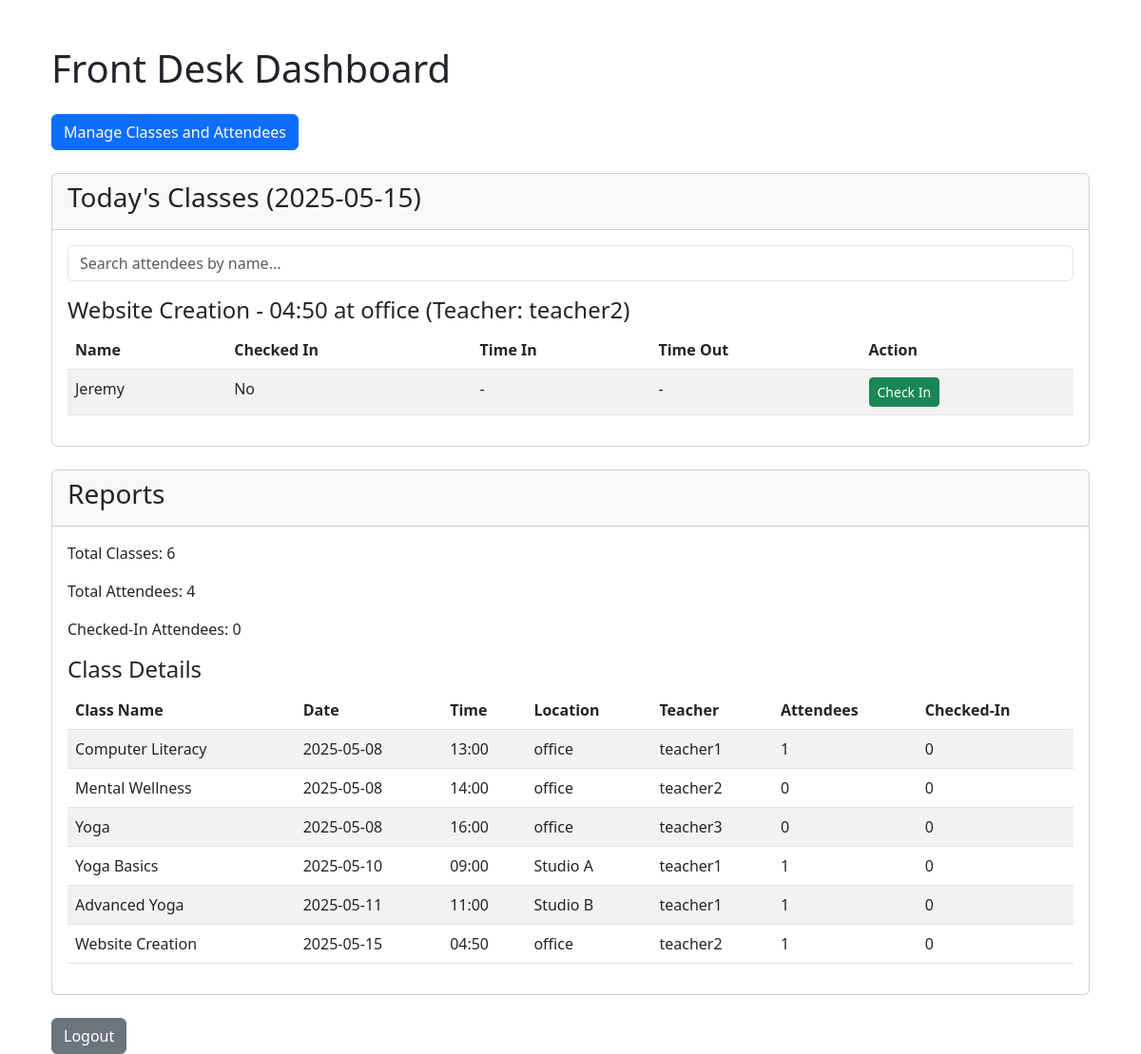
Page /frontdesk/dashboard (signed in) on the earlier database version.
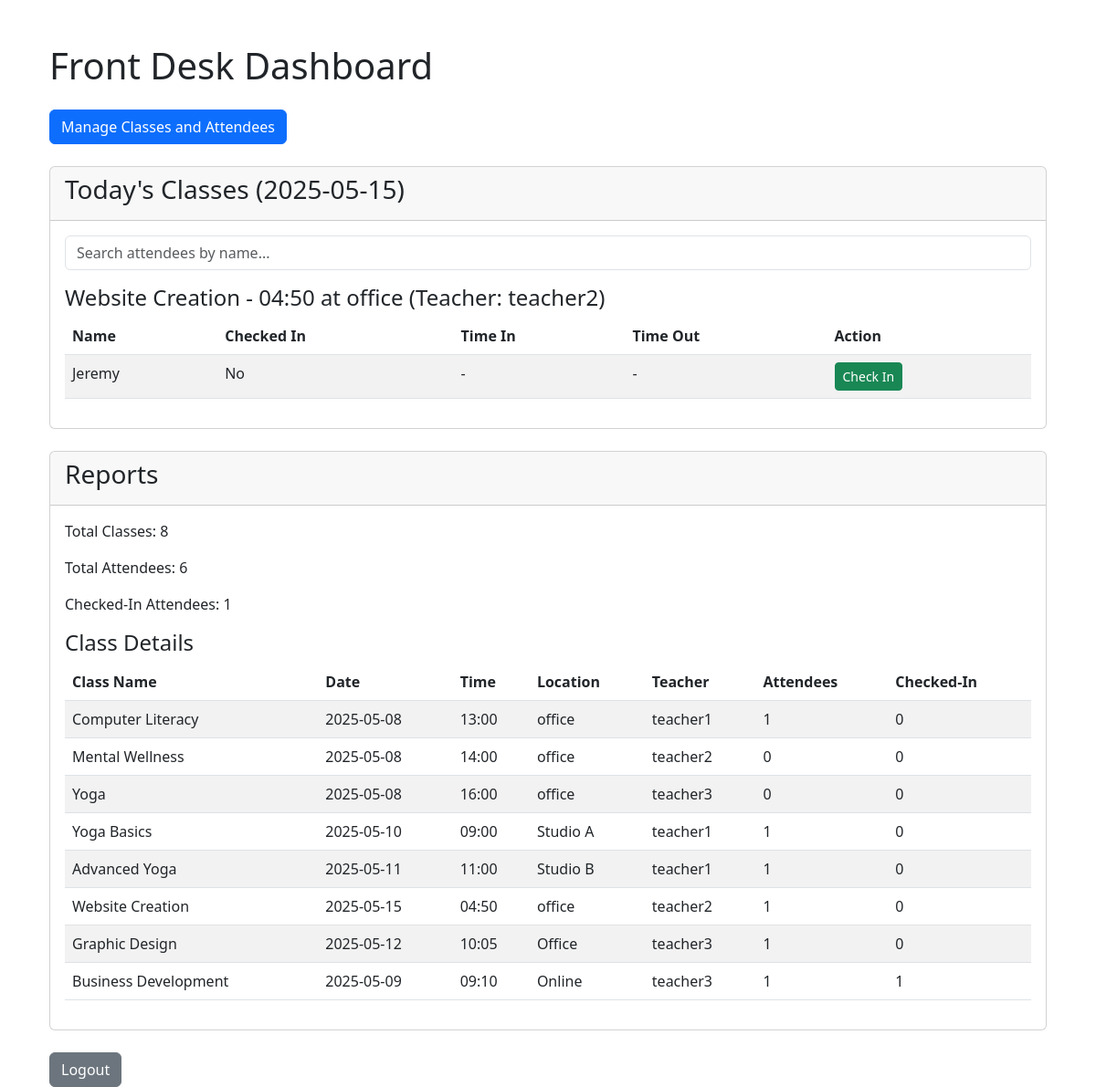
Same page on the later database version.
### models.py (models this page shows, shortened)
class Class(db.Model):
    id = db.Column(db.Integer, primary_key=True)
    name = db.Column(db.String(100), nullable=False)
    date = db.Column(db.Date, nullable=False)
    time = db.Column(db.Time, nullable=False)
    teacher_id = db.Column(db.Integer, db.ForeignKey('user.id'), nullable=False)
    location = db.Column(db.String(100), nullable=False)
    attendees = db.relationship('Attendee', backref='class_ref', lazy=True, cascade="all, delete-orphan")

class User(db.Model, UserMixin):
    id = db.Column(db.Integer, primary_key=True)
    username = db.Column(db.String(80), unique=True, nullable=False)
    password_hash = db.Column(db.String(128), nullable=False)
    role = db.Column(db.String(20), nullable=False)  # admin, frontdesk, teacher
    classes = db.relationship('Class', backref='teacher', lazy=True)

class Attendee(db.Model):
    id = db.Column(db.Integer, primary_key=True)
    name = db.Column(db.String(100), nullable=False)
    stipend = db.Column(db.Boolean, default=False)
    group = db.Column(db.String(50), nullable=True)
    comments = db.Column(db.String(200), nullable=True)
    checked_in = db.Column(db.Boolean, default=False)
    class_id = db.Column(db.Integer, db.ForeignKey('class.id'), nullable=False)
    group_hour = db.Column(db.String(50), nullable=True)  # e.g., "1 hr" or "10:00 AM"
    group_type = db.Column(db.String(50), nullable=True)  # e.g., "Beginners", "Advanced"
    time_in = db.Column(db.Time, nullable=True)  # Check-in time
    time_out = db.Column(db.Time, nullable=True)  # Check-out time

### routes/frontdesk.py (the view, shortened to what this page needs)
@bp.route('/frontdesk/dashboard', methods=['GET', 'POST'])
@login_required
def dashboard():
    if current_user.role != 'frontdesk':
        flash('Access denied: Front Desk only.', 'danger')
        return redirect(url_for('auth.login'))
    classes = Class.query.all()
    teachers = User.query.filter_by(role='teacher').all()
    today = date.today()
    today_classes = Class.query.filter(Class.date == today).all()
    total_classes = len(classes)
    total_attendees = Attendee.query.count()
    checked_in_attendees = Attendee.query.filter_by(checked_in=True).count()
    return render_template('frontdesk_dashboard.html',
                         classes=classes,
                         teachers=teachers,
                         today_classes=today_classes,
                         today=today,
                         total_classes=total_classes,
                         total_attendees=total_attendees,
                         checked_in_attendees=checked_in_attendees)

### app.py (called while the page is built)
@login_manager.user_loader
def load_user(user_id):
    from models import User
    return User.query.get(int(user_id))

### templates/frontdesk_dashboard.html (shortened to what this page needs)
{% extends 'base.html' %}
{% block content %}
<div class="container mt-5">
    <h1 class="mb-4">Front Desk Dashboard</h1>
    <div class="mb-4">
        <a href="{{ url_for('frontdesk.manage') }}" class="btn btn-primary">Manage Classes and Attendees</a>
    </div>
    <div class="card mb-4">
        <div class="card-header">
            <h3>Today's Classes ({{ today.strftime('%Y-%m-%d') }})</h3>
        </div>
        <div class="card-body">
            <div class="mb-3">
                <input type="text" class="form-control" id="attendee_search" placeholder="Search attendees by name...">
            </div>
            {% if today_classes %}
                {% for class_ in today_classes %}
                    <div class="mb-3">
                        <h4>{{ class_.name }} - {{ class_.time.strftime('%H:%M') }} at {{ class_.location }} (Teacher: {{ class_.teacher.username }})</h4>
                        {% if class_.attendees %}
                            <table class="table table-striped attendee-table">
                                <thead>
                                    <tr>
                                        <th>Name</th>
                                        <th>Checked In</th>
                                        <th>Time In</th>
                                        <th>Time Out</th>
                                        <th>Action</th>
                                    </tr>
                                </thead>
                                <tbody>
                                    {% for attendee in class_.attendees %}
                                        <tr>
                                            <td>{{ attendee.name }}</td>
                                            <td>{{ 'Yes' if attendee.checked_in else 'No' }}</td>
                                            <td>{{ attendee.time_in.strftime('%H:%M') if attendee.time_in else '-' }}</td>
                                            <td>{{ attendee.time_out.strftime('%H:%M') if attendee.time_out else '-' }}</td>
                                            <td>
                                                <form method="POST" action="{{ url_for('frontdesk.dashboard') }}" class="d-inline">
                                                    {% if attendee.checked_in %}
                                                        <button type="submit" name="check_out" class="btn btn-warning btn-sm">Check Out</button>
                                                    {% else %}
                                                        <button type="submit" name="check_in" class="btn btn-success btn-sm">Check In</button>
                                                    {% endif %}
                                                </form>
                                            </td>
                                        </tr>
                                    {% endfor %}
                                </tbody>
                            </table>
                        {% else %}
                            <p>No attendees registered for this class.</p>
                        {% endif %}
                    </div>
                {% endfor %}
            {% else %}
                <p>No classes scheduled for today.</p>
            {% endif %}
        </div>
    </div>
    <div class="card mb-4">
        <div class="card-header">
            <h3>Reports</h3>
        </div>
        <div class="card-body">
            <p>Total Classes: {{ total_classes }}</p>
            <p>Total Attendees: {{ total_attendees }}</p>
            <p>Checked-In Attendees: {{ checked_in_attendees }}</p>
            {% if classes %}
                <h4>Class Details</h4>
                <table class="table table-striped">
                    <thead>
                        <tr>
                            <th>Class Name</th>
                            <th>Date</th>
                            <th>Time</th>
                            <th>Location</th>
                            <th>Teacher</th>
                            <th>Attendees</th>
                            <th>Checked-In</th>
                        </tr>
                    </thead>
                    <tbody>
                        {% for class_ in classes %}
                            <tr>
                                <td>{{ class_.name }}</td>
                                <td>{{ class_.date.strftime('%Y-%m-%d') }}</td>
                                <td>{{ class_.time.strftime('%H:%M') }}</td>
                                <td>{{ class_.location }}</td>
                                <td>{{ class_.teacher.username }}</td>
                                <td>{{ class_.attendees | length }}</td>
                                <td>{{ class_.attendees | selectattr('checked_in') | list | length }}</td>
                            </tr>
                        {% endfor %}
                    </tbody>
                </table>
            {% else %}
                <p>No classes available.</p>
            {% endif %}
        </div>
    </div>
    <a href="{{ url_for('auth.logout') }}" class="btn btn-secondary">Logout</a>
</div>
{% endblock %}

### templates/base.html (shortened to what this page needs)
<!DOCTYPE html>
<html lang="en">
<head>
    <link href="https://cdn.jsdelivr.net/npm/bootstrap@5.3.0/dist/css/bootstrap.min.css" rel="stylesheet">
    <link href="https://cdn.jsdelivr.net/npm/bootstrap-icons/font/bootstrap-icons.css" rel="stylesheet">
</head>
<body>
    <div class="container mt-3">
        {% block content %}
        {% endblock %}
    </div>
</body>
</html>

Differences in the rows shown:
added Class: name "Graphic Design", date "2025-05-12", time "10:05", location "Office", teacher.username "teacher3", attendees|length "1", attendees|selectattr "0", shown under "Class Details"
added Class: name "Business Development", date "2025-05-09", time "09:10", location "Online", teacher.username "teacher3", attendees|length "1", attendees|selectattr "1", shown under "Class Details"
Other differences:
{{ total_classes }}: "6" → "8"
{{ total_attendees }}: "4" → "6"
{{ checked_in_attendees }}: "0" → "1"
